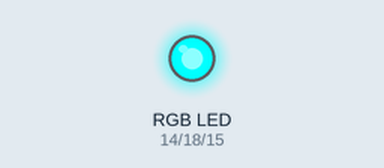
Recording of a program running on a simulated Raspberry Pi (BCM pin numbers). Parts: an RGB LED mixed from three pins (HIGH = lit). Dim RGB values are drawn brighter than linear.

Above: at 0.1 s.
At 2.6 s:
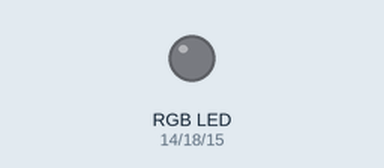
At 7.1 s:
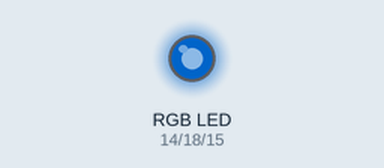
At 11.6 s:
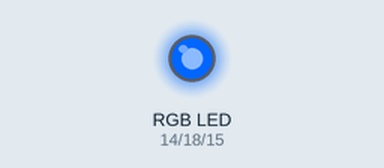
At 21.1 s:
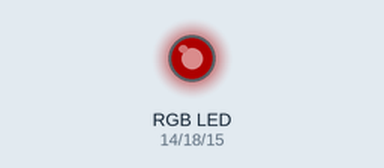
At 39.75 s:
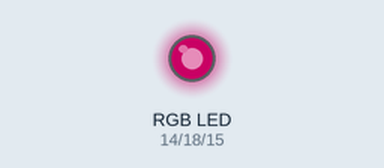
Timing chart, 0 to 40.0 s (numbered marks = the images above):
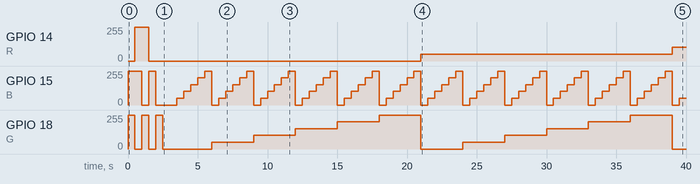

Measured:
- by itself, GPIO 14 (R): 0/255 → 255/255 at 0.50 s, → 0/255 1.0 s later, → 51/255 19.5 s later, → 102/255 18.0 s later
- by itself, GPIO 15 (B): 0/255 → 255/255 at 0.00 s, → 0/255 1.0 s later, → 255/255 0.50 s later, → 0/255 0.50 s later, … (77 changes in this stretch)
- by itself, GPIO 18 (G): 0/255 → 255/255 at 0.00 s, → 0/255 0.50 s later, → 255/255 0.50 s later, → 0/255 0.50 s later, … (18 changes in this stretch)

The program:

multiColor.py
```python
#!/usr/bin/python
# -*- coding: utf-8 -*-

import RPi.GPIO as GPIO
import time

R,G,B=14,18,15

GPIO.setwarnings(False)
GPIO.setmode(GPIO.BCM)

GPIO.setup(R,GPIO.OUT)
GPIO.setup(G,GPIO.OUT)
GPIO.setup(B,GPIO.OUT)

pwmR = GPIO.PWM(R,80)
pwmG = GPIO.PWM(G,80)
pwmB = GPIO.PWM(B,80)
pwmR.start(0)
pwmB.start(0)
pwmG.start(0)


try:
    T = 0.5
    while True:
        #Red
        pwmR.ChangeDutyCycle(0)
        pwmG.ChangeDutyCycle(100)
        pwmB.ChangeDutyCycle(100)
        time.sleep(T)

        #Green
        pwmR.ChangeDutyCycle(100)
        pwmG.ChangeDutyCycle(0)
        pwmB.ChangeDutyCycle(100)
        time.sleep(T)

        #Blue
        pwmR.ChangeDutyCycle(100)
        pwmG.ChangeDutyCycle(100)
        pwmB.ChangeDutyCycle(0)
        time.sleep(T)

        #yellow
        pwmR.ChangeDutyCycle(0)
        pwmG.ChangeDutyCycle(0)
        pwmB.ChangeDutyCycle(100)
        time.sleep(T)

        #magenta
        pwmR.ChangeDutyCycle(0)
        pwmG.ChangeDutyCycle(100)
        pwmB.ChangeDutyCycle(0)
        time.sleep(T)

        #white
        pwmR.ChangeDutyCycle(0)
        pwmG.ChangeDutyCycle(0)
        pwmB.ChangeDutyCycle(0)
        time.sleep(T)

        #multcolor
        for r in xrange(0,101,20):
            pwmR.ChangeDutyCycle(r)
            for g in xrange(0,101,20):
                pwmG.ChangeDutyCycle(g)
                for b in xrange(0,101,20):
                    pwmB.ChangeDutyCycle(b)
                    time.sleep(T)

except KeyboardInterrupt:
    pass

finally:
    pwmR.stop()
    pwmG.stop()
    pwmB.stop()
    GPIO.cleanup()
```
